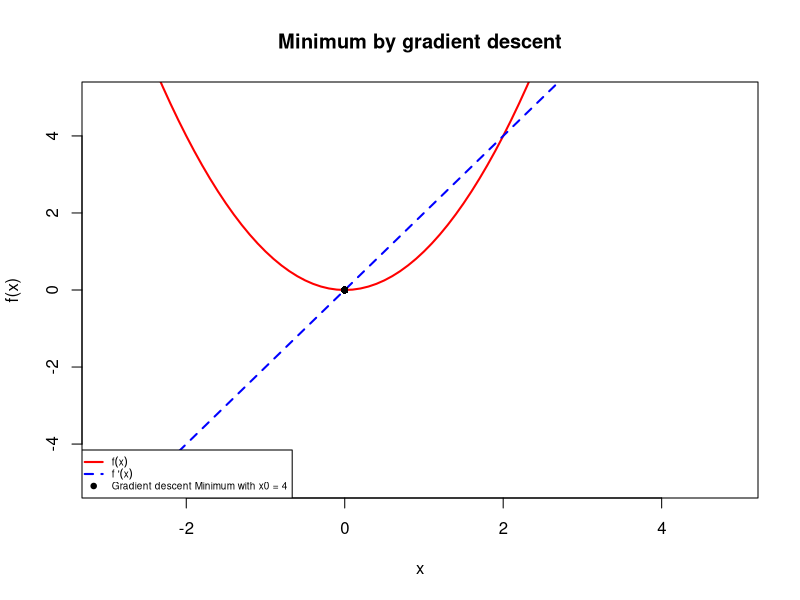
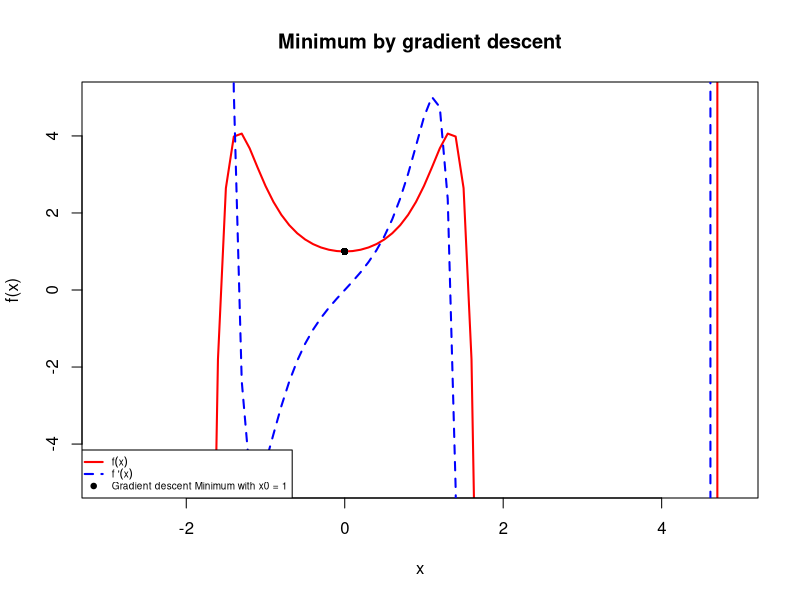
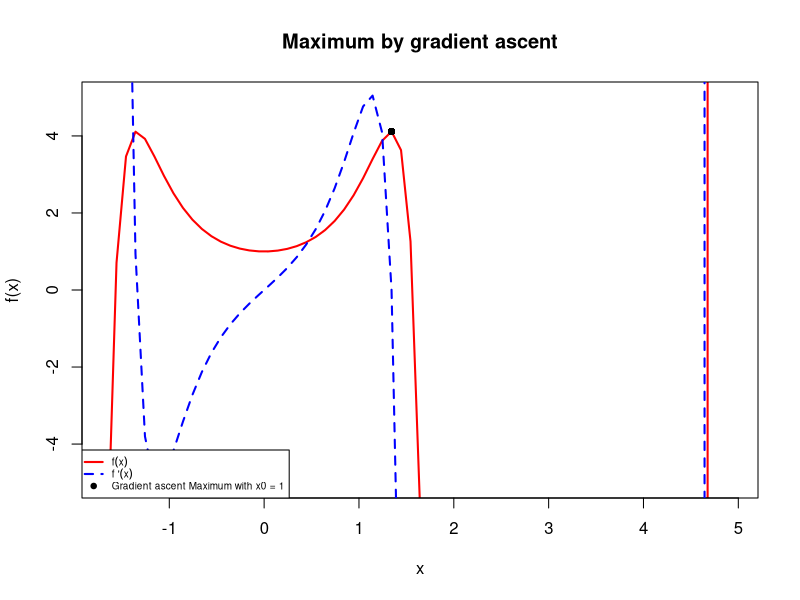
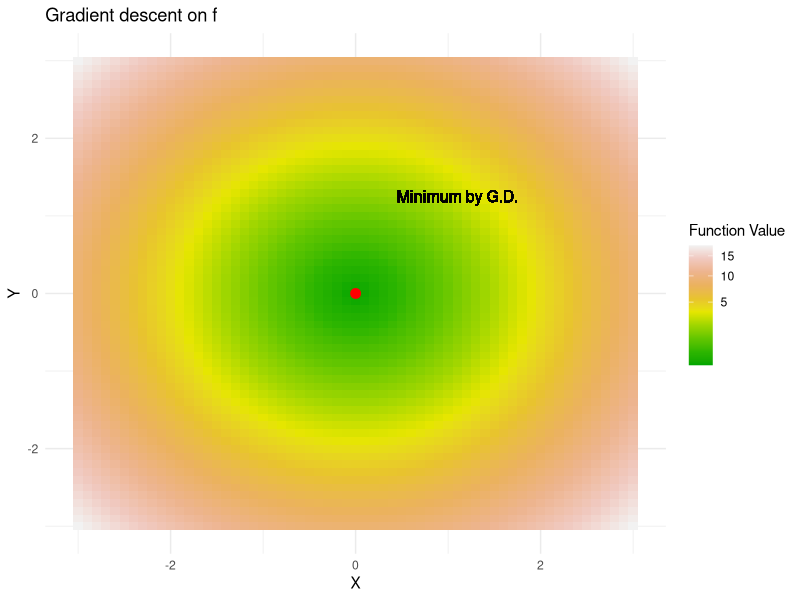
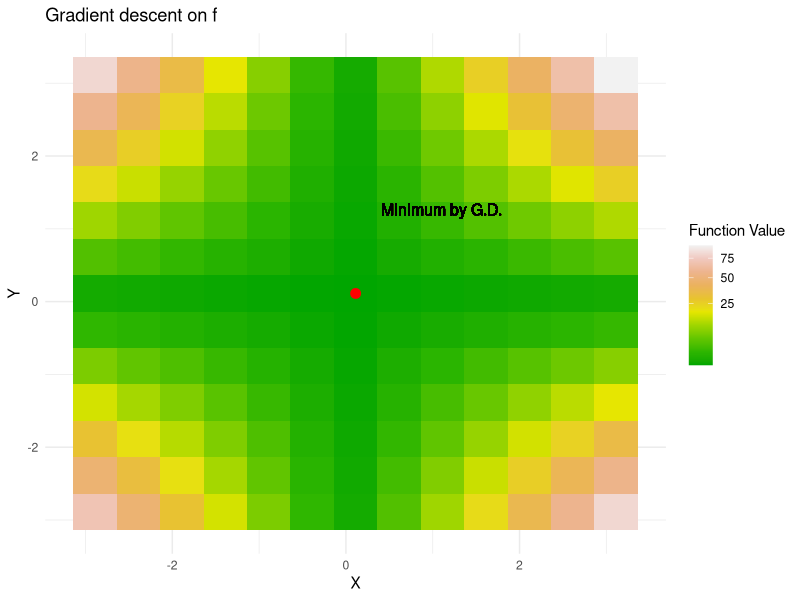

Write R code to recreate these figures, in order. (Note: this script raises an error after producing the figures.)

library(ggplot2)

##Gradient based method

gradient.descent <- function(f, grad_f, x0, iterations=50000, eta=0.0002, momentum = 0, ascent = FALSE, xlim = 3, ylim = 3, detail =0.1) {
  max <- ifelse(ascent,"Maximum","Minimum")
  asc <- ifelse(ascent,"ascent","descent")
  x <- x0
  eta <- ifelse(ascent, -1*eta, eta)
  step <- 0
  for (i in 1:iterations){
    step <- momentum*step - eta*grad_f(x)
    x <- x + step
  }
  gradient <- (list(x = x, f = f(x)))
  if (any(is.nan(gradient$x))){print("The method did not converge")
    gradient$x <- c()
    gradient$f <- c()}
  if (length(gradient$x)==1) {
    x <- gradient$x[1]
    support <- seq(-xlim+x, 2+xlim, by = detail)
    plot(support, f(support), type = "l", main = paste(max ,"by gradient", asc),xlab = "x", ylab = "f(x)", lwd = 2, col = "red", ylim = c(-5,5))
    lines(support,grad_f(support), type = "l", col = "blue", lwd = 2, lty = "dashed")
    points(c(gradient$x),c((gradient$f)),col = "black", pch = 16)
    legend("bottomleft", legend = c(expression(paste(f(x))), expression(paste("f '"(x))), paste("Gradient", asc, max,"with x0 =", as.character(x0))),
           col = c("red", "blue", "black"), lty = c("solid", "dashed", "blank"), lwd = 2, pch = c(NA, NA, 19), cex = .6)
  }
  
  if (length(gradient$x)==2) {
    c <- gradient$x
    x <- seq(-xlim+c[1],xlim+c[1],by = detail)
    y <- seq(-ylim+c[2],ylim+c[2],by = detail)
    grid <- expand.grid(x = x, y = y)
    grid$z <- x
    grid$z <- sapply(1:nrow(grid), function(i) f(c(grid$x[i], grid$y[i])))
    point_data <- data.frame(x = c[1], y = c[2])
    point_data$z <- f(c(point_data$x, point_data$y))
    plot <- ggplot(grid, aes(x = x, y = y, fill = z)) +
      geom_tile() +
      geom_point(data = point_data, aes(x = x, y = y), color = "red", size = 3) +
      geom_text(x = 1.1, y = 1.1, label = paste(max,"by G.D."), color = "black", size =4, vjust = -0.5) +
      scale_fill_gradientn(colors = terrain.colors(10), trans = "sqrt") +
      labs(title = paste("Gradient", asc,"on f"),
           x = "X",
           y = "Y",
           fill = "Function Value") +
      theme_minimal()
      print(plot)
  }
  if (length(gradient$x) > 2){print("Function is too high-dimensional to be plotted")}
  return(gradient)
}


##Examples

f1 <- function(x){x^2}
gradf1 <- function(x){2*x}
gradient.descent(f1,gradf1, x0 = 4)

f2 <- function(x){cos(x)*(5)^(x^2)}
gradf2 <- function(x){-(sin(x)/(.2^(x^2))) + 2*x*log(5)*(cos(x))*(5^(x^2))}
gradient.descent(f2,gradf2, x0 = 1)
gradient.descent(f2,gradf2, x0 = 1,ascent = TRUE)

f3 <- function(x){x[1]^2+x[2]^2}
gradf3 <- function(x){c(2*x[1],2*x[2])}
gradient.descent(f3,gradf3, x0 = c(2,3))

f4 <- function(x){x[1]^2*(x[2])^2}
gradf4 <- function(x){c(2*x[1]*(x[2])^2,2*x[1]^2*(x[2]))}
gradient.descent(f4,gradf4, x0 = c(2,2), iterations = 100000, detail = 0.5)

rosenbrock <- function(x) (x[1]-1)^2 + 100*(x[1]^2-x[2])^2
grad_rosenbrock <- function(x) {return(c(2*(x[1]-1)+400*x[1]*(x[1]^2-x[2]),-200*(x[1]^2-x[2])))}
gradient.descent(f = rosenbrock, gradf = grad_rosenbrock, x0 = c(3,4), eta = 2^-10, detail = 0.1, xlim = 10, ylim = 5)

##The Rosenbrock function, which is common for gradient
##based algorithms can be generalized further than shown 
##before as it is done below:


##Generalization of the Rosenbrock function

rosenbrock_function = function(x,a=1,b=100) {
  s <- 0
  for (i in 1:(length(x)-1)) {
    s <- s + b*(x[i+1]-x[i]^2)^2+(a-x[i])^2
  }
  return(s)
}




